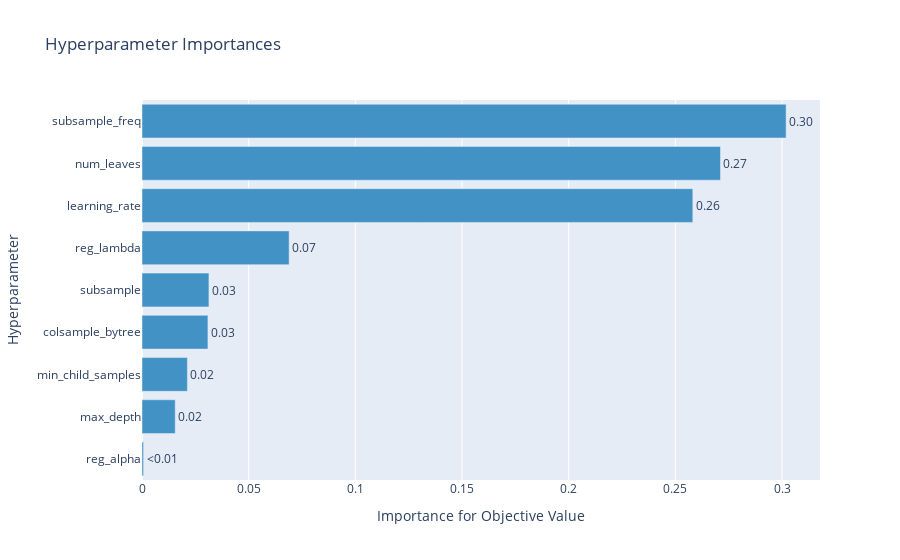

The notebook cell this image was saved under:
### Code cell
# Visualize parameter importances.
optuna.visualization.plot_param_importances(study)

### Figure 1 — Plotly figure (JSON) as saved in the notebook; plotly's stock layout.template omitted (floating-point values rounded to 4 significant figures)
{"data": [{"cliponaxis": false, "hovertemplate": ["reg_alpha (FloatDistribution): 0.0007202907407597514<extra></extra>", "max_depth (IntDistribution): 0.015566851493989346<extra></extra>", "min_child_samples (IntDistribution): 0.021272763846753178<extra></extra>", "colsample_bytree (FloatDistribution): 0.03089575690546003<extra></extra>", "subsample (FloatDistribution): 0.03137093186969893<extra></extra>", "reg_lambda (FloatDistribution): 0.06896107387743616<extra></extra>", "learning_rate (FloatDistribution): 0.25817488504476094<extra></extra>", "num_leaves (IntDistribution): 0.2711368139535658<extra></extra>", "subsample_freq (IntDistribution): 0.3019006322675756<extra></extra>"], "marker": {"color": "rgb(66,146,198)"}, "orientation": "h", "text": ["<0.01", "0.02", "0.02", "0.03", "0.03", "0.07", "0.26", "0.27", "0.30"], "textposition": "outside", "type": "bar", "x": [0.0007203, 0.01557, 0.02127, 0.0309, 0.03137, 0.06896, 0.2582, 0.2711, 0.3019], "y": ["reg_alpha", "max_depth", "min_child_samples", "colsample_bytree", "subsample", "reg_lambda", "learning_rate", "num_leaves", "subsample_freq"]}], "layout": {"showlegend": false, "title": {"text": "Hyperparameter Importances"}, "xaxis": {"title": {"text": "Importance for Objective Value"}}, "yaxis": {"title": {"text": "Hyperparameter"}}}}
